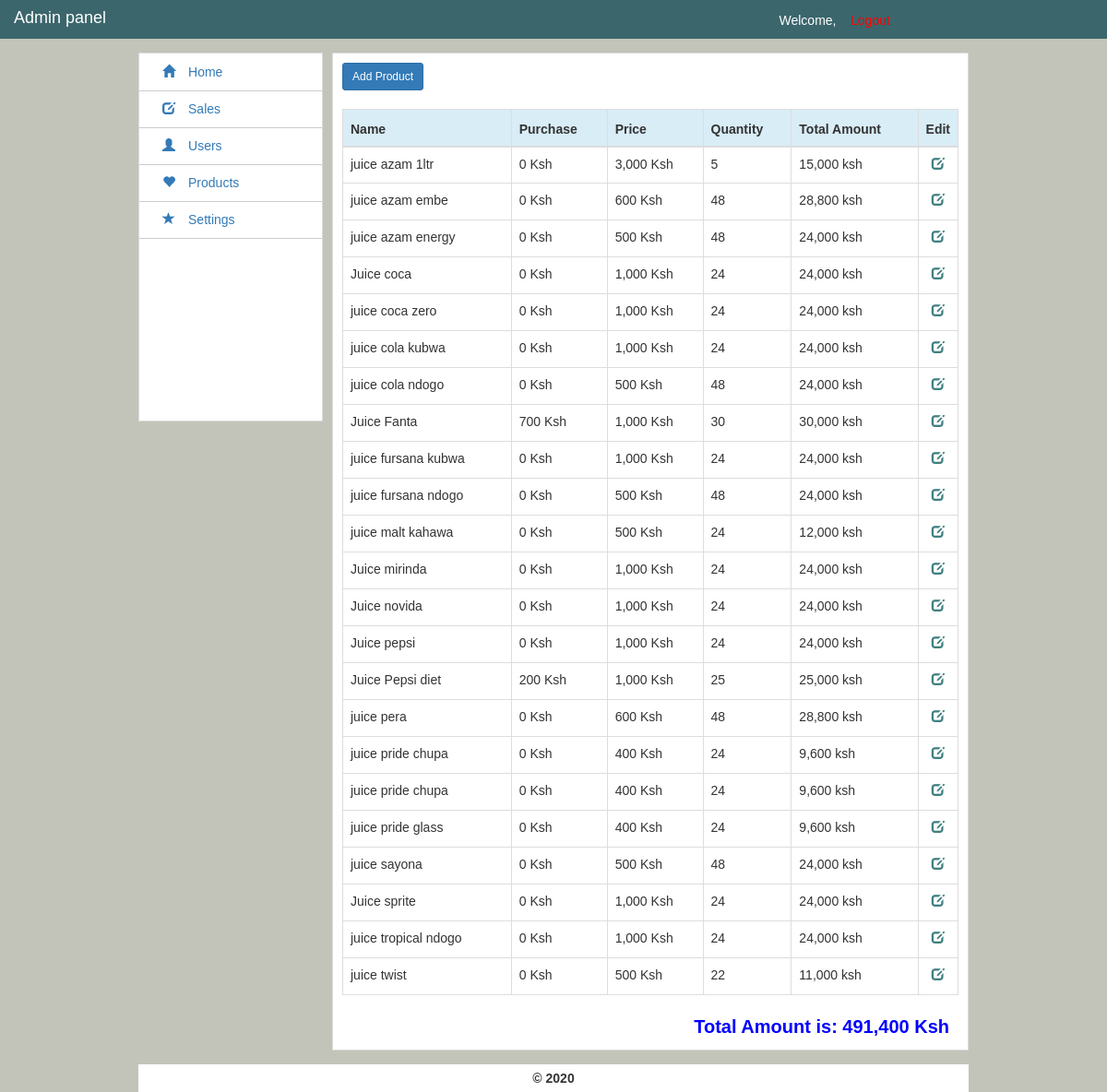
The page /Admin/products.php on the database its author committed.
### tables this page shows
CREATE TABLE `products` (
  `product_id` int(11) NOT NULL,
  `product_name` varchar(100) NOT NULL,
  `product_price` int(11) NOT NULL,
  `product_purchase` int(11) NOT NULL,
  `product_quantity` int(11) NOT NULL,
  `date_added` timestamp NOT NULL DEFAULT CURRENT_TIMESTAMP,
  `day` int(2) NOT NULL,
  `month` int(2) NOT NULL,
  `year` int(4) NOT NULL,
  `total_amount` int(11) NOT NULL
);

### Admin/products.php (the view, shortened to what this page needs)
<!DOCTYPE html>
<html>
<head>
	<link rel="stylesheet" type="text/css" href="../bootstrap/css/bootstrap.min.css">
	<link rel="stylesheet" type="text/css" href="../bootstrap/css/admin.css">
</head>
<body>
<?php include "includes/top.php"; ?>
<div class="wrapper">
	<?php
		include "includes/left.php";
	?>
	<div class="right">
		<a href="addproduct.php" class="btn btn-sm btn-primary">Add Product</a><br><br>
		<table class="table table-bordered">
			<thead>
				<tr class="info">
					<th>Name</th>
					<th>Purchase</th>
					<th>Price</th>
					<th>Quantity</th>
					<th>Total Amount</th>
					<th>Edit</th>
				</tr>
			</thead>
			<tbody>
				<?php
				 	@require "../app/Connect.php";
				 	$sql = "SELECT * FROM `products` ORDER BY `product_name` ASC";
				 	$result = $con->query($sql);
				 	if ($result->num_rows> 0) {
				 		while ($row = $result->fetch_assoc()) {
				 			?>
				 			<tr>
								<td><?php echo $row['product_name']; ?></td>
								<td><?php echo number_format($row['product_purchase']); ?> Ksh</td>
								<td><?php echo number_format($row['product_price']); ?> Ksh</td>
								<td><?php echo $row['product_quantity']; ?></td>
								<td><?php echo number_format($row['total_amount'])."
ksh"; ?></td>
								<td width="40px"><center><a href="editproduct.php?id=<?php echo $row['product_id']; ?>"><i class="glyphicon glyphicon-edit" style="color:#408080;"></i></a></center></td>
							</tr>
				 			<?php
				 		}
				 	}
				 	else
				 	{
				 		echo "No Product Added";
				 	}
				 ?>
			</tbody>
		</table>
		<?php
		@require "../app/Connect.php";
		$sql = "SELECT sum(total_amount) AS bb FROM `products`";
				$result = $con->query($sql);
				while ($row = $result->fetch_array()) {
					echo "<div class='total'><b>Total Amount is: ".number_format($row['bb'])." Ksh</b></div>";
				}
		?>
	</div>
	<div class="footer">
		<center>&copy; <?php echo date("Y"); ?></center>
	</div>
</div>
</body>
</html>

### Admin/includes/top.php (shortened to what this page needs)
<div class="top">
	<div class="lefttop">Admin panel</div>
	<div class="righttop">Welcome,  &nbsp;&nbsp;&nbsp;<a href="logout.php">Logout</a></div>
</div>

### Admin/includes/left.php
<div class="left">
	<table class="table-one">
		<tr>
			<td><a href="index.php"><span class="glyphicon glyphicon-home">&nbsp;</span>Home</a></td>
		</tr>
		<tr>
			<td><a href="sales.php"><span class="glyphicon glyphicon-edit">&nbsp;</span>Sales</a></td>
		</tr>
		<tr>
			<td><a href="users.php"><span class="glyphicon glyphicon-user">&nbsp;</span>Users</a></td>
		</tr>
		<tr>
			<td><a href="products.php"><span class="glyphicon glyphicon-heart">&nbsp;</span>Products</a></td>
		</tr>
		<tr>
			<td><a href="settings.php"><span class="glyphicon glyphicon-star">&nbsp;</span>Settings</a></td>
		</tr>
	</table>
	</div>

### rows shown on the page
products: product_name "juice azam 1ltr", product_purchase "0", product_price "3,000", product_quantity "5", total_amount "15,000"
products: product_name "juice azam embe", product_purchase "0", product_price "600", product_quantity "48", total_amount "28,800"
products: product_name "juice azam energy", product_purchase "0", product_price "500", product_quantity "48", total_amount "24,000"
products: product_name "Juice coca", product_purchase "0", product_price "1,000", product_quantity "24", total_amount "24,000"
products: product_name "juice coca zero", product_purchase "0", product_price "1,000", product_quantity "24", total_amount "24,000"
products: product_name "juice cola kubwa", product_purchase "0", product_price "1,000", product_quantity "24", total_amount "24,000"
products: product_name "juice cola ndogo", product_purchase "0", product_price "500", product_quantity "48", total_amount "24,000"
products: product_name "Juice Fanta", product_purchase "700", product_price "1,000", product_quantity "30", total_amount "30,000"
products: product_name "juice fursana kubwa", product_purchase "0", product_price "1,000", product_quantity "24", total_amount "24,000"
products: product_name "juice fursana ndogo", product_purchase "0", product_price "500", product_quantity "48", total_amount "24,000"
products: product_name "juice malt kahawa", product_purchase "0", product_price "500", product_quantity "24", total_amount "12,000"
products: product_name "Juice mirinda", product_purchase "0", product_price "1,000", product_quantity "24", total_amount "24,000"
products: product_name "Juice novida", product_purchase "0", product_price "1,000", product_quantity "24", total_amount "24,000"
products: product_name "Juice pepsi", product_purchase "0", product_price "1,000", product_quantity "24", total_amount "24,000"
products: product_name "Juice Pepsi diet", product_purchase "200", product_price "1,000", product_quantity "25", total_amount "25,000"
products: product_name "juice pera", product_purchase "0", product_price "600", product_quantity "48", total_amount "28,800"
products: product_name "juice pride chupa", product_purchase "0", product_price "400", product_quantity "24", total_amount "9,600"
products: product_name "juice pride chupa", product_purchase "0", product_price "400", product_quantity "24", total_amount "9,600"
products: product_name "juice pride glass", product_purchase "0", product_price "400", product_quantity "24", total_amount "9,600"
products: product_name "juice sayona", product_purchase "0", product_price "500", product_quantity "48", total_amount "24,000"
products: product_name "Juice sprite", product_purchase "0", product_price "1,000", product_quantity "24", total_amount "24,000"
products: product_name "juice tropical ndogo", product_purchase "0", product_price "1,000", product_quantity "24", total_amount "24,000"
products: product_name "juice twist", product_purchase "0", product_price "500", product_quantity "22", total_amount "11,000"

### other values the page prints
$row['bb'] "491,400"
